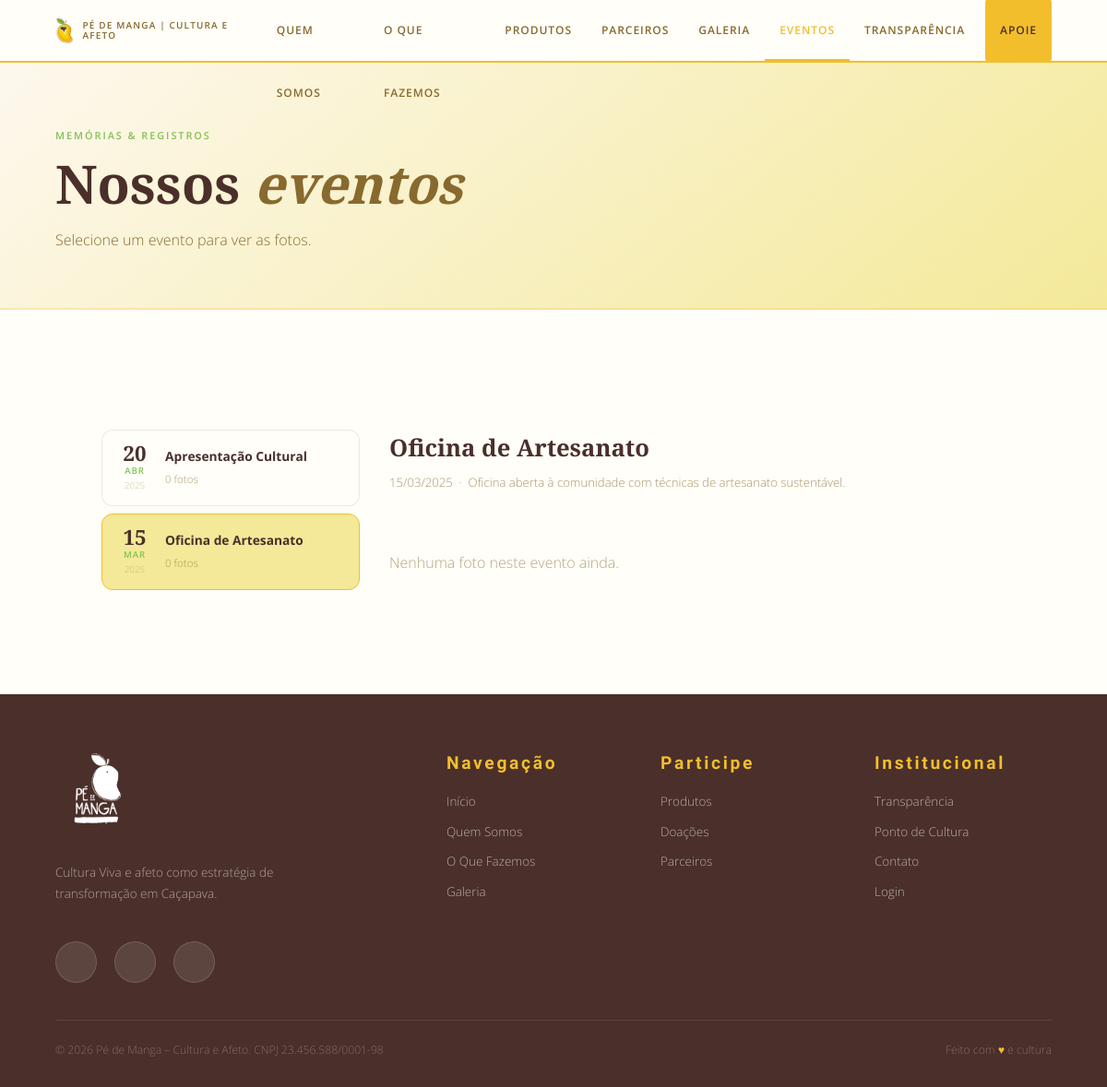
/eventos.php?id=1, run on the app's committed database.
### tables this page shows
CREATE TABLE IF NOT EXISTS `eventos` (
  `id`           INT UNSIGNED    NOT NULL AUTO_INCREMENT,
  `nome`         VARCHAR(255)    NOT NULL,
  `descricao`    TEXT                    DEFAULT NULL,
  `data_evento`  DATE            NOT NULL,
  `criado_em`    TIMESTAMP       NOT NULL DEFAULT CURRENT_TIMESTAMP,
  PRIMARY KEY (`id`)
);

### includes/db.php (called while the page is built, shortened)
<?php
function get_db(): PDO
{
    static $pdo = null;
    if ($pdo === null) {
        $dsn = 'mysql:host=' . DB_HOST . ';dbname=' . DB_NAME . ';charset=' . DB_CHARSET;
        $pdo = new PDO($dsn, DB_USER, DB_PASS, [
            PDO::ATTR_ERRMODE            => PDO::ERRMODE_EXCEPTION,
            PDO::ATTR_DEFAULT_FETCH_MODE => PDO::FETCH_ASSOC,
            PDO::ATTR_EMULATE_PREPARES   => false,
        ]);
    }
    return $pdo;
}

### includes/config.php (called while the page is built, shortened)
<?php
require_once __DIR__ . '/db.php';
function get_eventos(): array
{
    return get_db()->query(
        'SELECT e.*, COUNT(f.id) AS total_fotos
         FROM eventos e
         LEFT JOIN evento_fotos f ON f.evento_id = e.id
         GROUP BY e.id
         ORDER BY e.data_evento DESC'
    )->fetchAll();
}

### eventos.php (the view, shortened to what this page needs)
<?php
require_once 'includes/config.php';
$db      = get_db();
$eventos = get_eventos();
$ev_id  = isset($_GET['id']) ? (int)$_GET['id'] : ($eventos[0]['id'] ?? 0);
$ev_sel = null;
$fotos  = [];
if ($ev_id > 0) {
    $st = $db->prepare('SELECT * FROM eventos WHERE id = ?');
    $st->execute([$ev_id]);
    $ev_sel = $st->fetch(PDO::FETCH_ASSOC);
    if ($ev_sel) {
        $fotos = get_evento_fotos($ev_id);
    }
}
?>
<!DOCTYPE html>
<html lang="pt-BR">
<head>
  <link rel="stylesheet" href="assets/css/style.css">
</head>
<body>
  <?php require 'includes/nav.php'; ?>
  <div class="page-wrap">
    <div class="page-hero">
      <p class="ph-tag">Memórias & Registros</p>
      <h1>Nossos <em>eventos</em></h1>
      <p>Selecione um evento para ver as fotos.</p>
    </div>
    <section>
      <div class="section-inner">
        <?php if (empty($eventos)): ?>
          <p style="text-align:center;padding:60px 0;color:var(--marrom);opacity:.6;">
            Nenhum evento cadastrado ainda.
          </p>
        <?php else: ?>
          <div class="eventos-layout">
            <aside class="eventos-lista">
              <?php foreach ($eventos as $ev): ?>
                <a href="eventos.php?id=<?= $ev['id'] ?>"
                   class="evento-item <?= $ev['id'] == $ev_id ? 'ativo' : '' ?>">
                  <div class="evento-item-data">
                    <span class="ev-dia"><?= date('d', strtotime($ev['data_evento'])) ?></span>
                    <span class="ev-mes"><?= strftime_mes($ev['data_evento']) ?></span>
                    <span class="ev-ano"><?= date('Y', strtotime($ev['data_evento'])) ?></span>
                  </div>
                  <div class="evento-item-info">
                    <strong><?= htmlspecialchars($ev['nome']) ?></strong>
                    <span><?= $ev['total_fotos'] ?> foto<?= $ev['total_fotos'] != 1 ? 's' : '' ?></span>
                  </div>
                </a>
              <?php endforeach; ?>
            </aside>
            <div class="eventos-fotos">
              <?php if ($ev_sel): ?>
                <div class="eventos-fotos-header">
                  <h2><?= htmlspecialchars($ev_sel['nome']) ?></h2>
                  <p class="eventos-fotos-meta">
                    <?= date('d/m/Y', strtotime($ev_sel['data_evento'])) ?>
                    <?php if (!empty($ev_sel['descricao'])): ?>
                      &nbsp;·&nbsp; <?= htmlspecialchars($ev_sel['descricao']) ?>
                    <?php endif; ?>
                  </p>
                </div>
                <?php if (empty($fotos)): ?>
                  <p style="padding:40px 0;color:var(--marrom);opacity:.6;">Nenhuma foto neste evento ainda.</p>
                <?php endif; ?>
              <?php endif; ?>
            </div>
          </div>
        <?php endif; ?>
      </div>
    </section>
  </div>
  <?php require 'includes/footer.php'; ?>
</body>
</html>
<?php
function strftime_mes(string $date): string {
    $meses = ['jan','fev','mar','abr','mai','jun','jul','ago','set','out','nov','dez'];
    return $meses[(int)date('n', strtotime($date)) - 1];
}
?>

### assets/css/style.css (style rules this page uses)
:root { --amarelo: #f2be2c; --marrom: #88692e; --marrom-escuro: #4a2f2a; --amarelo-pastel: #f4e999; --verde: #83c155; --branco: #fffef8; --fundo-claro: #fdf8ee; --text: #2d2d2d; --text-light: #444; --erro: #c0392b; --sucesso: #27ae60; --admin-sidebar: #2c1a16; --admin-bg: #f5f0e8; --sombra-leve: 0 2px 14px rgba(136, 105, 46, 0.1); --sombra-media: 0 8px 30px rgba(136, 105, 46, 0.14); --sombra-forte: 0 16px 50px rgba(136, 105, 46, 0.18); --radius: 12px; --nav-h: 68px; --glass: rgba(255, 255, 255, 0.95); --transition: all 0.3s cubic-bezier(0.4, 0, 0.2, 1); }
*, *::before, *::after { margin: 0; padding: 0; box-sizing: border-box; }
html { scroll-behavior: smooth; overflow-x: hidden; }
body { font-family: "Open Sans", sans-serif; font-weight: 300; background: var(--branco); color: var(--marrom-escuro); overflow-x: hidden; line-height: 1.6; }
a { text-decoration: none; }
.page-wrap { padding-top: var(--nav-h); }
.section-inner { max-width: 1100px; margin: 0 auto; padding: 90px 5vw; }
.page-hero { background: linear-gradient( 140deg, var(--fundo-claro) 0%, var(--amarelo-pastel) 100% ); padding: 70px 5vw 60px; border-bottom: 2px solid rgba(242, 190, 44, 0.3); position: relative; overflow: hidden; }
.page-hero::after { content: attr(data-emoji); position: absolute; right: 5vw; bottom: -20px; font-size: clamp(5rem, 14vw, 12rem); opacity: 0.1; pointer-events: none; transform: rotate(-10deg); }
.page-hero .ph-tag { font-size: 0.68rem; font-weight: 600; letter-spacing: 0.18em; text-transform: uppercase; color: var(--verde); margin-bottom: 10px; }
.page-hero h1 { font-family: "Playfair Display", serif; font-size: clamp(2.2rem, 5vw, 3.6rem); color: var(--marrom-escuro); line-height: 1.15; margin-bottom: 14px; }
.page-hero h1 em { color: var(--marrom); font-style: italic; }
.page-hero p { font-size: 1rem; color: var(--marrom); max-width: 580px; line-height: 1.7; }
.eventos-layout { display: grid; grid-template-columns: 280px 1fr; gap: 32px; align-items: start; margin-top: 40px; }
.eventos-lista { position: sticky; top: calc(var(--nav-h) + 16px); display: flex; flex-direction: column; gap: 8px; }
.evento-item { display: flex; gap: 14px; align-items: center; padding: 14px 16px; border-radius: var(--radius); border: 1.5px solid rgba(136,105,46,.14); background: var(--branco); cursor: pointer; text-decoration: none; transition: border-color .2s, background .2s, transform .15s; }
.evento-item.ativo { border-color: var(--amarelo); background: var(--amarelo-pastel); }
.evento-item-data { display: flex; flex-direction: column; align-items: center; min-width: 38px; text-align: center; }
.ev-dia { font-family: 'Playfair Display', serif; font-size: 1.4rem; font-weight: 700; color: var(--marrom-escuro); line-height: 1; }
.ev-mes { font-size: .6rem; font-weight: 600; text-transform: uppercase; letter-spacing: .1em; color: var(--verde); }
.ev-ano { font-size: .6rem; color: rgba(136,105,46,.4); }
.evento-item-info { flex: 1; overflow: hidden; }
.evento-item-info strong { display: block; font-size: .86rem; color: var(--marrom-escuro); white-space: nowrap; overflow: hidden; text-overflow: ellipsis; }
.evento-item-info span { font-size: .72rem; color: var(--marrom); opacity: .65; }
.eventos-fotos-header { margin-bottom: 24px; }
.eventos-fotos-header h2 { font-family: 'Playfair Display', serif; font-size: 1.6rem; color: var(--marrom-escuro); margin-bottom: 6px; }
.eventos-fotos-meta { font-size: .82rem; color: var(--marrom); opacity: .7; }

### data on the page
eventos: data_evento "20", data_evento "ABR", data_evento "2025", nome "Apresentação Cultural", total_fotos "0"
eventos: data_evento "15", data_evento "MAR", data_evento "2025", nome "Oficina de Artesanato", total_fotos "0", data_evento "15/03/2025", descricao "Oficina aberta à comunidade com técnicas de artesanato sustentável."
